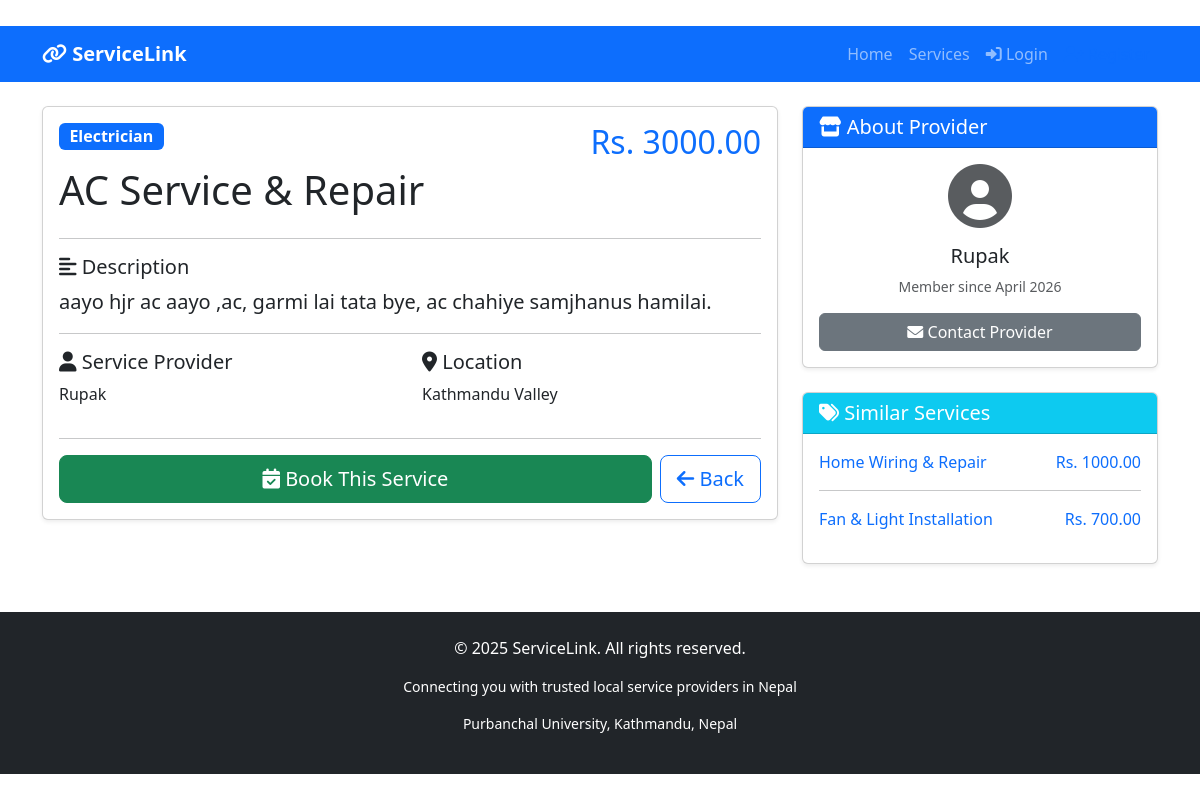
The page /services/6/ on the database its author committed.
### services/models.py (models this page shows, shortened)
class Service(models.Model):
    title = models.CharField(max_length=200)
    description = models.TextField()
    price = models.DecimalField(max_digits=10, decimal_places=2)
    category = models.ForeignKey(Category, on_delete=models.CASCADE)
    provider = models.ForeignKey(User, on_delete=models.CASCADE, related_name='services')
    image = models.ImageField(upload_to='services/', blank=True, null=True)
    location = models.CharField(max_length=200, blank=True)
    is_available = models.BooleanField(default=True)
    created_at = models.DateTimeField(auto_now_add=True)

class Category(models.Model):
    name = models.CharField(max_length=100)
    slug = models.SlugField(unique=True)
    icon = models.CharField(max_length=50, blank=True, help_text="FontAwesome icon class")
    class Meta:
        verbose_name = "Category"
        verbose_name_plural = "Categories"

### services/views.py (the view)
# urls.py: path('<int:pk>/', views.service_detail, name='service_detail'),
def service_detail(request, pk):
    service = get_object_or_404(Service, pk=pk, is_available=True)
    related_services = Service.objects.filter(
        category=service.category,
        is_available=True
    ).exclude(pk=pk)[:3]  # Show max 3 related services
    context = {
        'service': service,
        'related_services': related_services,
    }
    return render(request, 'services/service_detail.html', context)

### services/templates/services/service_detail.html (shortened to what this page needs)
{% extends 'base.html' %}
{% block content %}
<div class="container mt-4">
    <div class="row">
        <div class="col-md-8">
            <div class="card shadow-sm">
                <div class="card-body">
                    <div class="d-flex justify-content-between align-items-start mb-3">
                        <div>
                            <span class="badge bg-primary fs-6">{{ service.category.name }}</span>
                            <h1 class="mt-3">{{ service.title }}</h1>
                        </div>
                        <h2 class="text-primary">Rs. {{ service.price }}</h2>
                    </div>
                    <hr>
                    <h5><i class="fas fa-align-left"></i> Description</h5>
                    <p class="lead">{{ service.description }}</p>
                    <hr>
                    <div class="row mt-3">
                        <div class="col-md-6">
                            <h5><i class="fas fa-user"></i> Service Provider</h5>
                            <p>{{ service.provider.username }}</p>
                        </div>
                        <div class="col-md-6">
                            <h5><i class="fas fa-map-marker-alt"></i> Location</h5>
                            <p>{{ service.location|default:"Online service available" }}</p>
                        </div>
                    </div>
                    <hr>
                    <div class="d-flex gap-2">
                        <button class="btn btn-success btn-lg flex-grow-1" onclick="alert('Booking feature coming soon!')">
                            <i class="fas fa-calendar-check"></i> Book This Service
                        </button>
                        <button class="btn btn-outline-primary btn-lg" onclick="window.history.back()">
                            <i class="fas fa-arrow-left"></i> Back
                        </button>
                    </div>
                </div>
            </div>
        </div>
        <div class="col-md-4">
            <div class="card shadow-sm mb-4">
                <div class="card-header bg-primary text-white">
                    <h5 class="mb-0"><i class="fas fa-store"></i> About Provider</h5>
                </div>
                <div class="card-body text-center">
                    <i class="fas fa-user-circle fa-4x text-muted mb-3"></i>
                    <h5>{{ service.provider.username }}</h5>
                    <p class="text-muted small">Member since {{ service.provider.date_joined|date:"F Y" }}</p>
                    <button class="btn btn-secondary w-100" onclick="alert('Contact feature coming soon!')">
                        <i class="fas fa-envelope"></i> Contact Provider
                    </button>
                </div>
            </div>
            {% if related_services %}
            <div class="card shadow-sm">
                <div class="card-header bg-info text-white">
                    <h5 class="mb-0"><i class="fas fa-tags"></i> Similar Services</h5>
                </div>
                <div class="card-body">
                    {% for related in related_services %}
                    <div class="mb-3">
                        <a href="{% url 'service_detail' related.id %}" class="text-decoration-none">
                            <div class="d-flex justify-content-between">
                                <span>{{ related.title|truncatechars:25 }}</span>
                                <span class="text-primary">Rs. {{ related.price }}</span>
                            </div>
                        </a>
                    </div>
                    {% if not forloop.last %}<hr>{% endif %}
                    {% endfor %}
                </div>
            </div>
            {% endif %}
        </div>
    </div>
</div>
{% endblock %}

### rows shown on the page
Service: category.name "Electrician", title "AC Service & Repair", price "3000.00", description "aayo hjr ac aayo ,ac, garmi lai tata bye, ac chahiye samjhanus hamilai.", provider.username "Rupak", location "Kathmandu Valley", provider.date_joined "April 2026"
Service: title "Home Wiring & Repair", price "1000.00"
Service: title "Fan & Light Installation", price "700.00"
